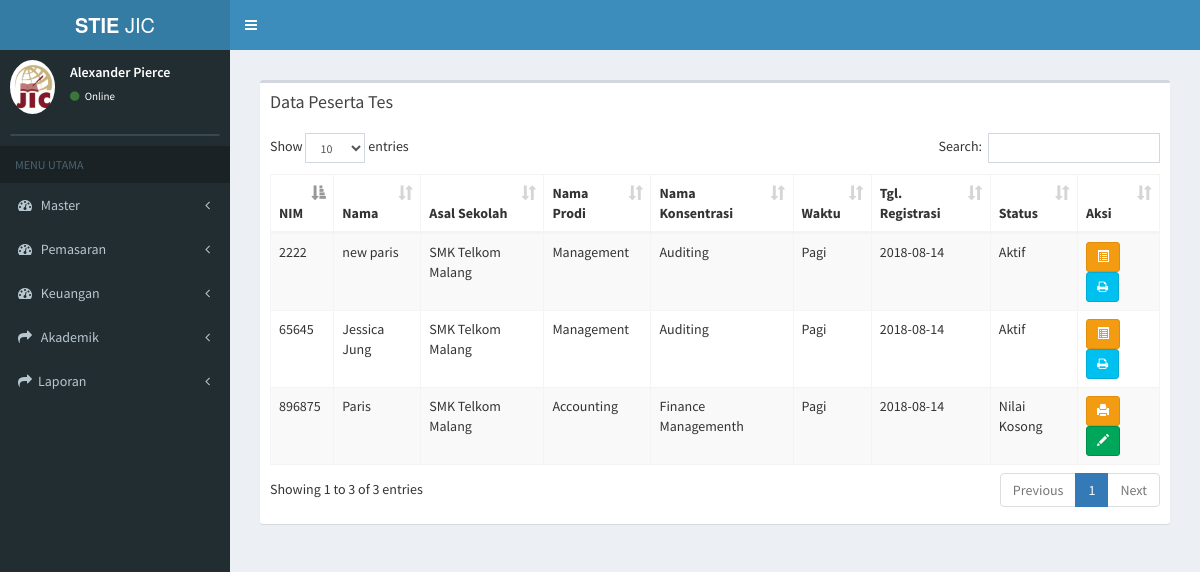
Screenshot of /index.php/daftar_ulang/data_peserta_tes with the database file from the repository.
### tables this page shows
CREATE TABLE `tb_mahasiswa` (
  `id_mahasiswa` varchar(7) NOT NULL,
  `id_du` varchar(15) NOT NULL,
  `nama_mahasiswa` varchar(50) NOT NULL,
  `nim` varchar(15) NOT NULL,
  `id_status` varchar(2) NOT NULL,
  `id_konsentrasi` varchar(7) NOT NULL,
  `id_hasil_tes` varchar(7) NOT NULL,
  `id_sekolah` varchar(6) NOT NULL,
  `id_waktu` int(2) NOT NULL,
  `id_grade` varchar(2) NOT NULL
);

CREATE TABLE `tb_sekolah` (
  `id_sekolah` varchar(6) NOT NULL,
  `nama_sekolah` varchar(30) NOT NULL,
  `alamat_sekolah` text NOT NULL,
  `jenis_sekolah` varchar(6) NOT NULL
);

CREATE TABLE `tb_prodi` (
  `id_prodi` varchar(6) NOT NULL,
  `nama_prodi` varchar(20) NOT NULL,
  `ketua_prodi` varchar(50) NOT NULL
);

CREATE TABLE `tb_konsentrasi` (
  `id_konsentrasi` varchar(6) NOT NULL,
  `nama_konsentrasi` varchar(20) NOT NULL,
  `id_prodi` varchar(6) NOT NULL
);

CREATE TABLE `tb_waktu` (
  `id_waktu` int(11) NOT NULL,
  `waktu` varchar(10) NOT NULL
);

CREATE TABLE `tb_mhs_add` (
  `id_mahasiswa` varchar(11) NOT NULL,
  `tgl_du` date NOT NULL,
  `id_transportasi` varchar(2) NOT NULL,
  `id_jt` varchar(2) NOT NULL,
  `ipk` float NOT NULL
);

CREATE TABLE `tb_status_mhs` (
  `id_status` int(2) NOT NULL,
  `status_mhs` varchar(20) NOT NULL
);

### application/controllers/daftar_ulang.php (called while the page is built, shortened)
<?php
class daftar_ulang extends CI_Controller {
	public function __construct()
	{
		$this->load->model('daftar_ulang_model');
		$this->load->model('tamu_model');
		$this->load->model('mahasiswa_model');
	}
	public function data_peserta_tes()
	{
			$data['du'] = $this->daftar_ulang_model->data_peserta_tes();
			$data['main_view'] = 'Daftar/data_daftarulang_view';
			$this->load->view('template', $data);
	}
}

### index.php (called while the page is built, shortened)
<?php
require_once BASEPATH.'core/CodeIgniter.php';

### application/models/daftar_ulang_model.php (called while the page is built, shortened)
<?php
class Daftar_ulang_model extends CI_Model {
  public function data_peserta_tes(){
    return $this->db->join('tb_konsentrasi','tb_konsentrasi.id_konsentrasi=tb_mahasiswa.id_konsentrasi')
              ->join('tb_prodi','tb_prodi.id_prodi=tb_konsentrasi.id_prodi')
              ->join('tb_sekolah','tb_sekolah.id_sekolah=tb_mahasiswa.id_sekolah')
              ->join('tb_alamat','tb_alamat.id_mahasiswa=tb_mahasiswa.id_mahasiswa')
              ->join('tb_bio','tb_bio.id_mahasiswa=tb_mahasiswa.id_mahasiswa')
              ->join('tb_kontak','tb_kontak.id_mahasiswa=tb_mahasiswa.id_mahasiswa')
              ->join('tb_waktu','tb_waktu.id_waktu=tb_mahasiswa.id_waktu')
              ->join('tb_status_mhs','tb_status_mhs.id_status=tb_mahasiswa.id_status')
              ->join('tb_mhs_add','tb_mhs_add.id_mahasiswa=tb_mahasiswa.id_mahasiswa')
              ->where('tb_mahasiswa.id_waktu', '1')
              ->get('tb_mahasiswa')
              ->result();
  }
}

### application/views/Daftar/data_daftarulang_view.php (the view, shortened to what this page needs)
<section class="content">
      <div class="row">
        <div class="col-xs-12">
          <div class="box">
            <div class="box-header">
              <h3 class="box-title">Data Peserta Tes</h3>
            </div>
            <div class="box-body">
              <table id="example1" class="table table-bordered table-striped">
                <thead>
                <tr>
                  <th>NIM</th>
                  <th>Nama</th>
                  <th>Asal Sekolah</th>
                  <th>Nama Prodi</th>
                  <th>Nama Konsentrasi</th>
                  <th>Waktu</th>
                  <th>Tgl. Registrasi</th>
                  <th>Status</th>
                  <th>Aksi</th>
                </tr>
                </thead>
                <tbody>
                <?php
                foreach ($du as $data) {
                    if ($data->status_mhs == 'Nilai Kosong') {
                       echo '
                <tr>
                  <td>'.$data->nim.'</td>
                  <td>'.$data->nama_mahasiswa.'
                  </td>
                  <td>'.$data->nama_sekolah.'</td>
                  <td>'.$data->nama_prodi.'</td>
                  <td>'.$data->nama_konsentrasi.'</td>
                  <td>'.$data->waktu.'</td>
                  <td>'.$data->tgl_du.'</td>
                  <td>'.$data->status_mhs.'</td>
                  <td>
                     <a href="'.base_url('daftar_ulang/print_ljk/'.$data->id_mahasiswa).'" target="_blank" class="btn btn-warning btn-sm" title="Print Lembar Jawaban"><i class="glyphicon glyphicon-print" ></i><span class="tooltiptext">Print LJK</span></a>
                     <a href="'.base_url('hasil_tes/page_input_nilai/'.$data->id_mahasiswa).'" class="btn btn-success  btn-sm" title="Input Nilai Tes"><i class="glyphicon glyphicon-pencil"></i><span class="tooltiptext">Input Nilai Tes</span></a>
                  </td>
                </tr>
                ';
                  } else {
                      echo '
                <tr>
                  <td>'.$data->nim.'</td>
                  <td>'.$data->nama_mahasiswa.'
                  </td>
                  <td>'.$data->nama_sekolah.'</td>
                  <td>'.$data->nama_prodi.'</td>
                  <td>'.$data->nama_konsentrasi.'</td>
                  <td>'.$data->waktu.'</td>
                  <td>'.$data->tgl_du.'</td>
                  <td>'.$data->status_mhs.'</td>
                  <td>
                    <a href="'.base_url('daftar_ulang/detail_nilai/'.$data->id_mahasiswa).'" class="btn btn-warning btn-sm" title="Detail"><i class="glyphicon glyphicon-list-alt"></i><span class="tooltiptext">Detail</span></a>
                     <a href="'.base_url('hasil_tes/print_hasil_tes/'.$data->id_mahasiswa.'/'.$data->id_hasil_tes).'" target="_blank" class="btn btn-info btn-sm" title="Print Hasil Tes"><i class="fa fa-print"></i><span class="tooltiptext">Print Hasil Tes</span></a>
                  </td>
                </tr>
                ';
                }
                }
              ?>
                </tbody>
              </table>
            </div>
          </div>
        </div>
      </div>
    </section>

### application/views/template.php (style rules this page uses)
a { position: relative; display: inline-block; }

### rows the page displays
tb_mahasiswa: nim "896875", nama_mahasiswa "Paris", id_sekolah.nama_sekolah "SMK Telkom Malang", tb_prodi.nama_prodi "Accounting", id_konsentrasi.nama_konsentrasi "Finance Managementh", id_waktu.waktu "Pagi", tb_mhs_add.tgl_du "2018-08-14", id_status.status_mhs "Nilai Kosong"
tb_mahasiswa: nim "2222", nama_mahasiswa "new paris", id_sekolah.nama_sekolah "SMK Telkom Malang", tb_prodi.nama_prodi "Management", id_konsentrasi.nama_konsentrasi "Auditing", id_waktu.waktu "Pagi", tb_mhs_add.tgl_du "2018-08-14", id_status.status_mhs "Aktif"
tb_mahasiswa: nim "65645", nama_mahasiswa "Jessica Jung", id_sekolah.nama_sekolah "SMK Telkom Malang", tb_prodi.nama_prodi "Management", id_konsentrasi.nama_konsentrasi "Auditing", id_waktu.waktu "Pagi", tb_mhs_add.tgl_du "2018-08-14", id_status.status_mhs "Aktif"
